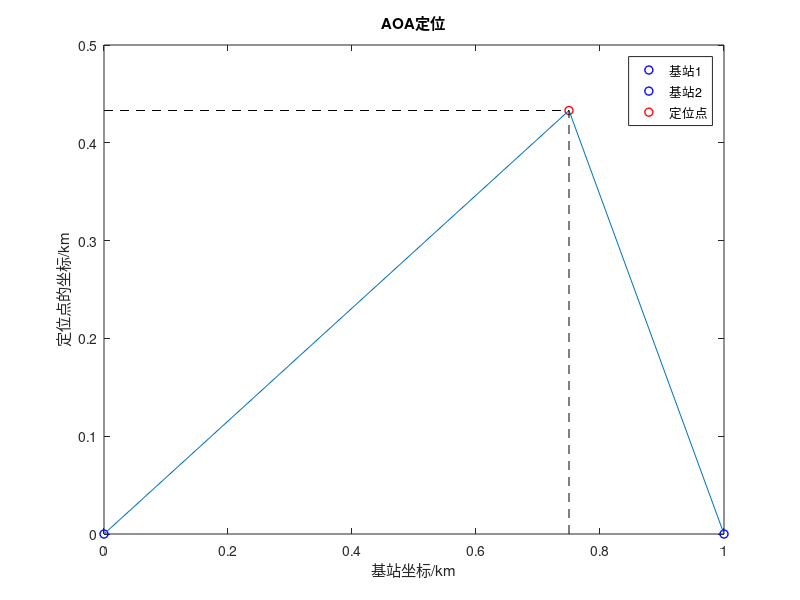

MATLAB code to generate this figure:
%% 基站参数及到达角
%基站1
x1=0;y1=0;
%基站2
x2=1;y2=0;
%到达角1
alpha_1=30;
%到达角2
alpha_2=120;
k1=tan(alpha_1/180*pi);
k2=tan(alpha_2/180*pi);
%% 计算定位点坐标
x = (k1*x1-k2*x2-y1+y2)/(k1-k2)
y = (k1*k2*(x1-x2)-k2*y1+k1*y2)/(k1-k2)
R = sqrt(x^2+y^2);
R1 = sqrt((x-x1)^2+(y-y1)^2);
R2 = sqrt((x-x2)^2+(y-y2)^2);
theta = atan(y/x);
%% 画图
plot(x1,y1,'bo','linewidth',1);hold on
plot(x2,y2,'bo','linewidth',1);hold on
plot(x,y,'ro','linewidth',1);hold off
line([x2,x],[y2,y],'linewidth',0.5);
line([x1,x],[y1,y],'linewidth',0.5);
line([x1,x],[y,y],'color','k','linestyle','--','linewidth',0.5);
line([x,x],[y1,y],'color','k','linestyle','--','linewidth',0.5);
title('AOA定位');
xlabel('基站坐标/km');
ylabel('定位点的坐标/km');
legend('基站1','基站2','定位点');